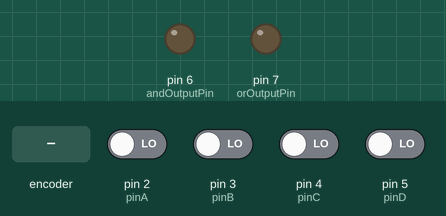
Recording of a sketch running on a simulated Arduino Uno, built with avr-gcc and run on an emulated ATmega328P. Parts: output pins drawn as LEDs (lit = HIGH). Inputs (shaded band) come from the test bench; at power-on: pin 2 (pinA), pin 3 (pinB), pin 4 (pinC), pin 5 (pinD) LOW.

Above: at 1.2 s.
1.3 s: rotary encoder on pin 2 (pinA) / pin 3 (pinB) turned 3 steps (first pin leading)
At 2.8 s:
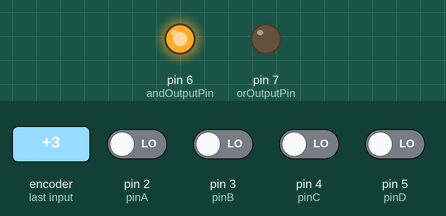
3.4 s: pin 4 (pinC) driven HIGH
At 4.1 s:
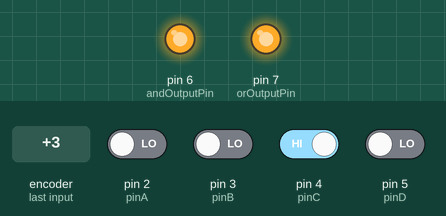
4.9 s: rotary encoder on pin 2 (pinA) / pin 3 (pinB) turned 1 step (first pin leading)
At 5.3 s:
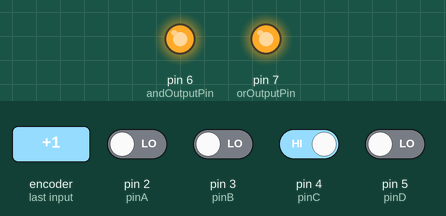
6.6 s: pin 4 (pinC) driven LOW
At 7.8 s:
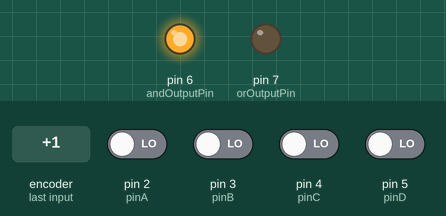
8.1 s: pin 5 (pinD) driven HIGH
At 8.9 s:
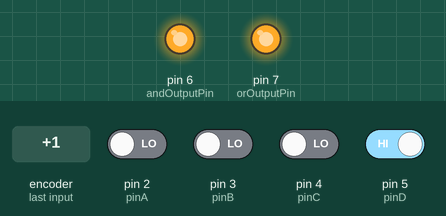
Timing chart, 0 to 10.6 s (numbered marks = the images above; inputs shaded):
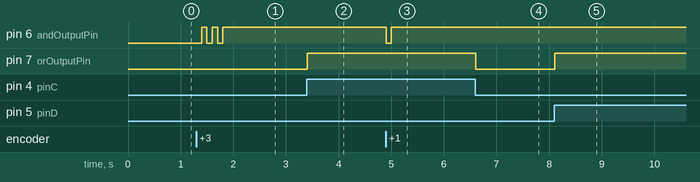

The sketch:

ejemplo.ino
```cpp
// Definir los pines de entrada
const int pinA = 2; // Entrada A
const int pinB = 3; // Entrada B
const int pinC = 4; // Entrada C
const int pinD = 5; // Entrada D

// Definir los pines de salida
const int andOutputPin = 6; // Salida AND
const int orOutputPin = 7;  // Salida OR

void setup() {
  // Configurar los pines de entrada
  pinMode(pinA, INPUT);
  pinMode(pinB, INPUT);
  pinMode(pinC, INPUT);
  pinMode(pinD, INPUT);

  // Configurar los pines de salida
  pinMode(andOutputPin, OUTPUT);
  pinMode(orOutputPin, OUTPUT);
}

void loop() {
  // Leer las entradas
  int A = digitalRead(pinA);
  int B = digitalRead(pinB);
  int C = digitalRead(pinC);
  int D = digitalRead(pinD);

  // Realizar la operación AND entre A y B
  int andResult = A && B;

  // Realizar la operación OR entre C y D
  int orResult = C || D;

  // Establecer los resultados en las salidas
  digitalWrite(andOutputPin, andResult); // Salida AND
  digitalWrite(orOutputPin, orResult);   // Salida OR

  // Esperar un pequeño tiempo antes de repetir el bucle
  delay(100);
}
```

Measured:
- after the input at 1.3 s, pin 6 (andOutputPin): alternates HIGH for 0.10 s and LOW for 0.10 s, 5 changes in all, then stays HIGH, starting after 0.10 s
- after the input at 3.4 s, pin 7 (orOutputPin): LOW → HIGH at once
- after the input at 4.9 s, pin 6 (andOutputPin): HIGH → LOW at once, → HIGH 0.10 s later
- after the input at 6.6 s, pin 7 (orOutputPin): HIGH → LOW at once
- after the input at 8.1 s, pin 7 (orOutputPin): LOW → HIGH at once
